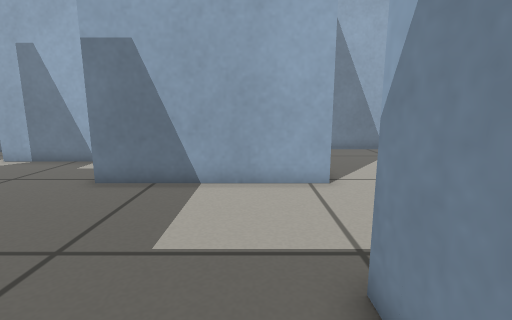
view 1 (above)

20 first-person views from a walk through a world built for the Gazebo simulator. The camera is 0.46 m above the floor, tilts 10° down and sees 85° across. The floor is counted in squares, 0.2 m on a side. Each view is taken from the middle of a square. On the plan, view 1 faces up. The plan holds only what a view shows up to about 17 squares ahead; the rest is blank.

view 2
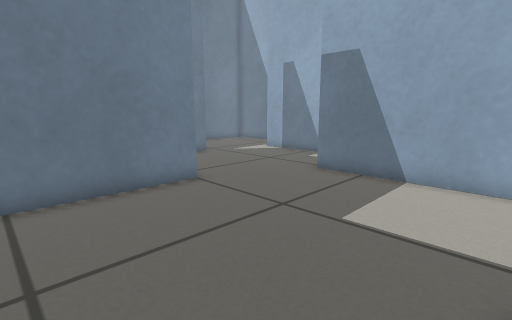

view 3
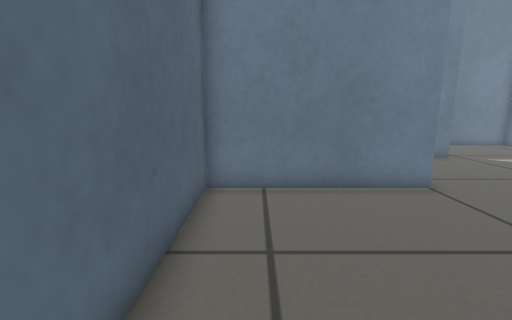

view 4
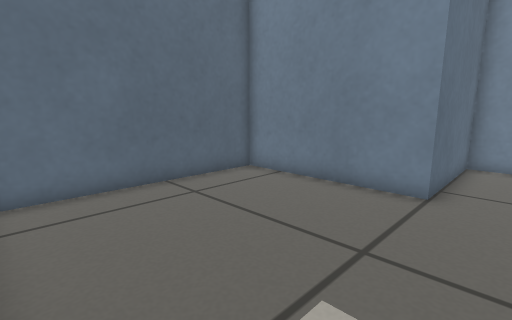

view 5
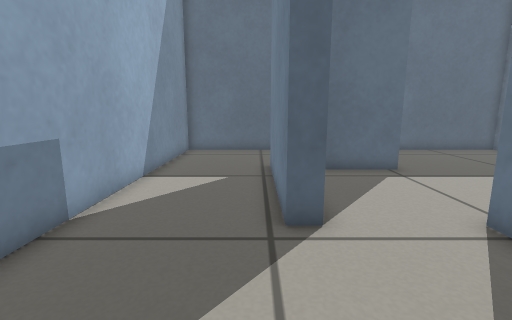

view 6
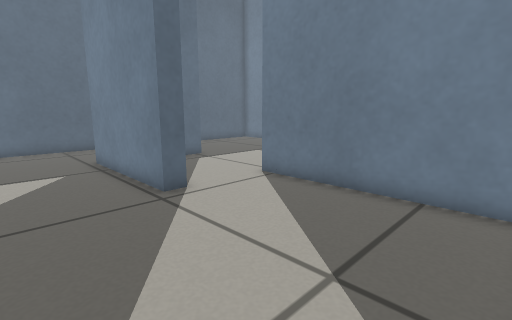

view 7
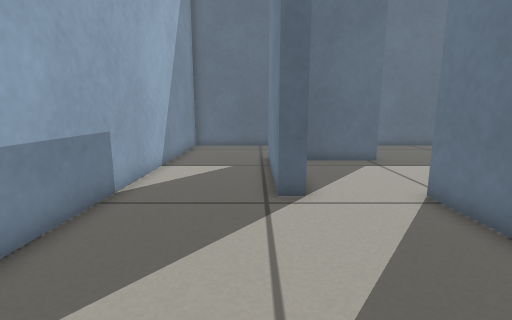

view 8
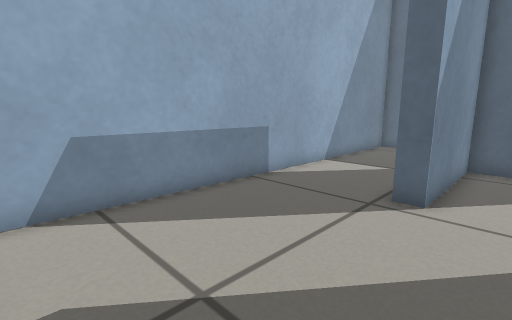

view 9
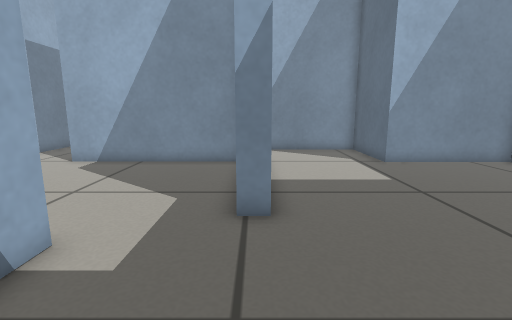

view 10
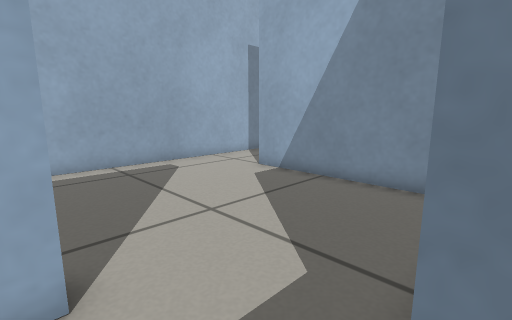

view 11
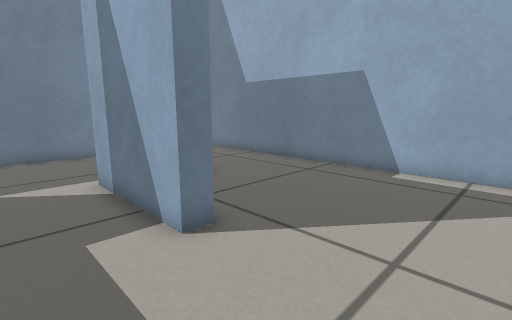

view 12
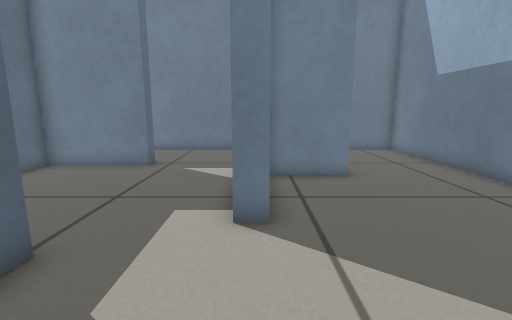

view 13
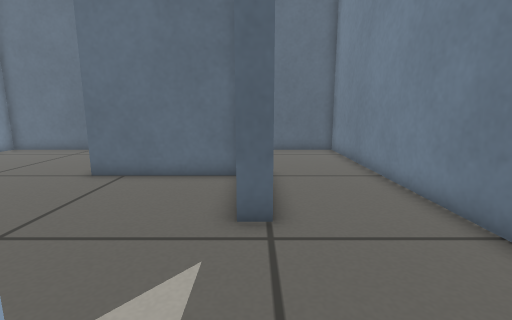

view 14
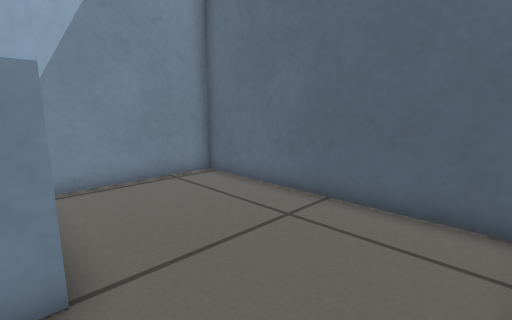

view 15
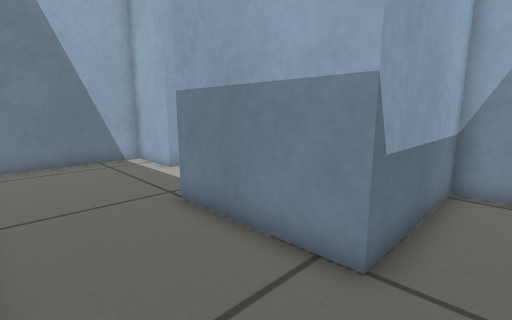

view 16
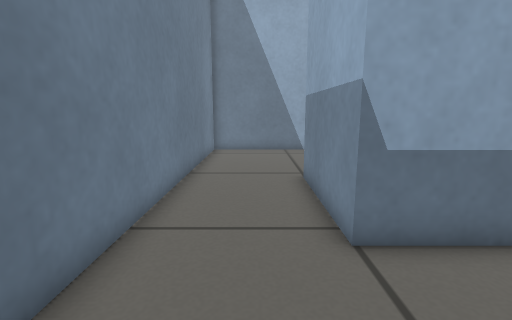

view 17
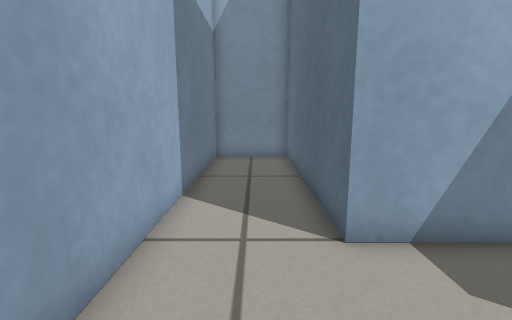

view 18
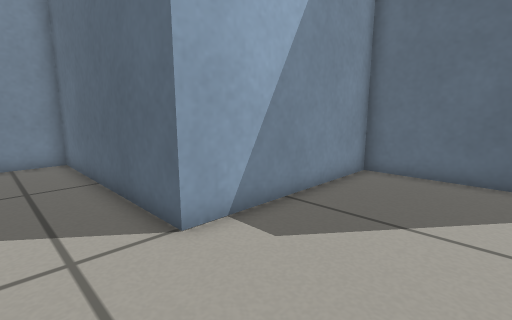

view 19
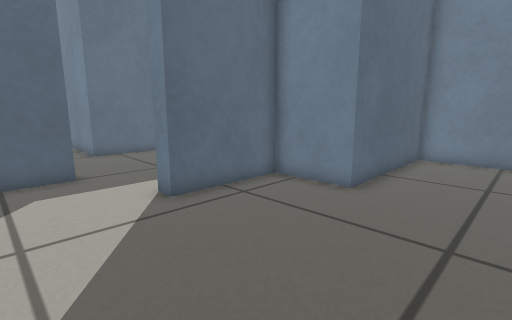

view 20
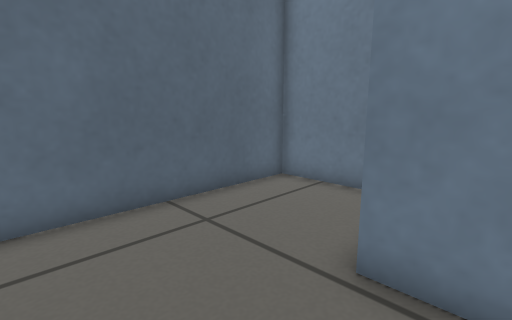

### Floor plan
Ten units are one square. View 1 is at (0, 0); x grows to the right and y downward. Boxes are objects, and circles mark ways between rooms. Rooms are numbered by the first view taken in them; rooms with no view inside come last. Other rooms are left out.
<svg viewBox="-180 -215 295 245">
<path fill="none" stroke="#000" d="M-71 -42 -71 25 14 25 14 -32M23 -87 -51 -87M14 -32 56 -32 56 -87 64 -87 64 -24M21 -6 21 25 110 25 110 -160M74 -167 45 -167M23 -159 23 -87M-51 -87 -51 -94M-75 -125 -115 -125 -115 -155 -175 -155 -175 25 -79 25 -79 -35 -133 -35 -133 -85 -126 -85 -126 -42 -71 -42M-51 -94 16 -94 16 -174 110 -174 110 -210 -175 -210 -175 -163 -108 -163 -108 -133 -65 -133 -65 -125 -75 -125"/>
<circle cx="20" cy="-60" r="3" fill="#2a7"/>
<circle cx="-60" cy="-65" r="3" fill="#2a7"/>
<circle cx="-60" cy="-110" r="3" fill="#2a7"/>
<text x="-30" y="-30">1</text>
<text x="70" y="-70">2</text>
<text x="-120" y="-60">3</text>
<text x="-40" y="-170">4</text>
</svg>
Room 1 opens to room 2. Room 1 opens to room 3. Room 3 opens to room 4.

Where each view was taken, in squares from view 1:
view 1: 0 up, 0 right, facing up
view 2: 1 down, 1 right, facing up-left
view 3: 1 down, 1 right, facing left
view 4: 6 up, 1 right, facing down-left
view 5: 14 up, 7 right, facing down
view 6: 16 up, 10 right, facing down-left
view 7: 16 up, 7 right, facing down
view 8: 16 up, 4 right, facing down-right
view 9: 9 up, 11 left, facing right
view 10: 9 up, 7 left, facing up-right
view 11: 10 up, 2 left, facing up-left
view 12: 13 up, 1 left, facing left
view 13: 14 up, 13 left, facing down
view 14: 4 up, 17 left, facing down-right
view 15: 2 up, 17 left, facing up-right
view 16: 1 down, 15 left, facing up
view 17: 19 up, 3 left, facing right
view 18: 20 up, 3 left, facing down-right
view 19: 20 up, 3 left, facing down-left
view 20: 4 up, 10 right, facing down-left
